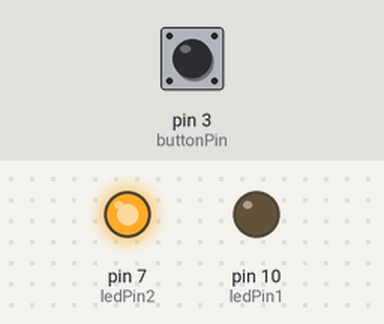
Bench run of a sketch on a simulated Arduino Uno, built with avr-gcc and run on an emulated ATmega328P. On the bench: output pins drawn as LEDs (lit = HIGH). The test bench sets the inputs (shaded band); at power-on: pin 3 (buttonPin) LOW.

Above: at 1.2 s.
1.3 s: pin 3 (buttonPin) pulled HIGH for 0.15 s
At 1.37 s:
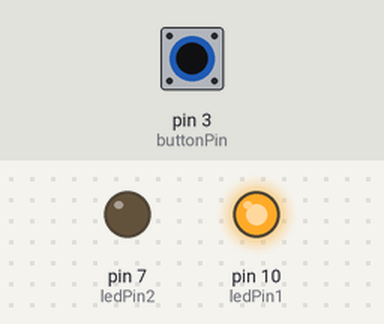
2.9 s: pin 3 (buttonPin) pulled HIGH for 3.2 s
At 6.6 s:
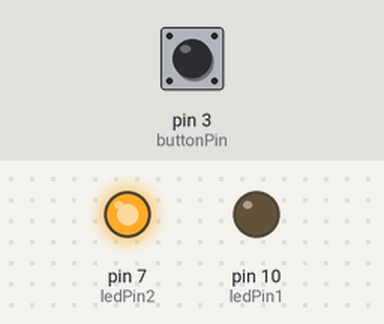
Timing chart, 0 to 8.1 s (numbered marks = the images above; inputs shaded):
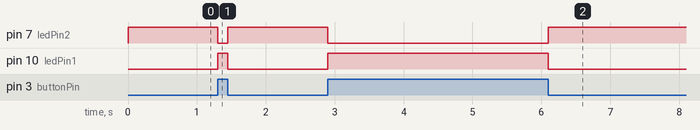

The sketch:

button_led.ino
```cpp
// Project 3 Button LED.

// The purpose of this project was to create a program to turn on a
// red LED when a push button is pressed, otherwise turn on a yellow LED

// Group Members: Josh Wild, Dayne Newman
// Group Number: 14 (not sure this is what the bottom of the breadboard said)
// Date: 2/24/2025
// Code written by: Both team members

// constants won't change.
const int buttonPin = 3; //pushbutton pin
const int ledPin1 = 10; // LED pin 1
const int ledPin2 = 7; // LED pin 2

// variables will change:
int buttonState = 0; //for reading the pushbutton status

void setup() {
  // initialize the LED pin as an output:
  pinMode(ledPin1, OUTPUT);
  pinMode(ledPin2, OUTPUT);
  // initialize the pushbutton pin as an input:
  pinMode(buttonPin, INPUT);
}

void loop() {
  // read the state of the pushbutton value:
  buttonState = digitalRead(buttonPin);
  // check if the pushbutton is pressed. If it is, the buttonState is HIGH:
  if (buttonState == HIGH) {
    // turn red LED on and yellow LED off:
    digitalWrite(ledPin1, HIGH);
    digitalWrite(ledPin2, LOW);
  }
  else {
    // turn red LED off and yellow LED on:
    digitalWrite(ledPin1, LOW);
    digitalWrite(ledPin2, HIGH);
  }
}
```

Measured:
- after the input at 1.3 s, pin 7 (ledPin2): HIGH → LOW at once, → HIGH 0.15 s later; pin 10 (ledPin1): LOW → HIGH at once, → LOW 0.15 s later
- after the input at 2.9 s, pin 7 (ledPin2): HIGH → LOW at once, → HIGH 3.2 s later; pin 10 (ledPin1): LOW → HIGH at once, → LOW 3.2 s later
